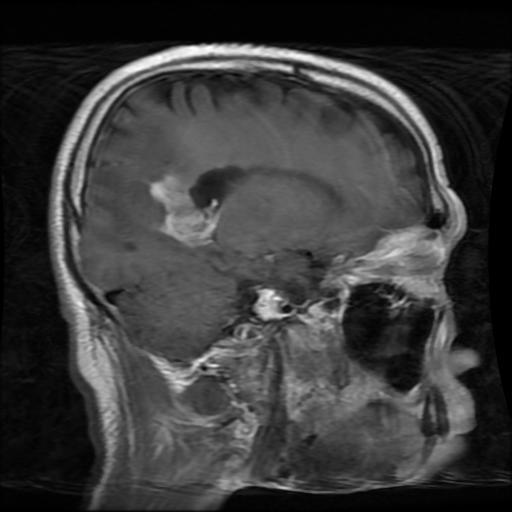
#> input picture dataset/Testing/glioma/Te-gl_101.jpg, 512 x 512 px
$ python -i detect_tumor.py   (imports and definitions only)
#> lines starting #> are read from the running program, lines starting #| are printed output that depends on the picture; after the words box and inside, x2 and y2 are one past the last pixel; in counts of white or black regions, pixels touching at a corner belong together
import cv2
import numpy as np


def detect_tumor(image_path):

#> called with image_path = 'dataset/Testing/glioma/Te-gl_101.jpg'
    image = cv2.imread(image_path)
#> image is the input picture: shape (512, 512, 3); min 0, max 255, mean 58.6

    gray = cv2.cvtColor(image, cv2.COLOR_BGR2GRAY)

    blur = cv2.GaussianBlur(gray, (5,5),0)

    # threshold
    _, thresh = cv2.threshold(blur, 45,255,cv2.THRESH_BINARY)
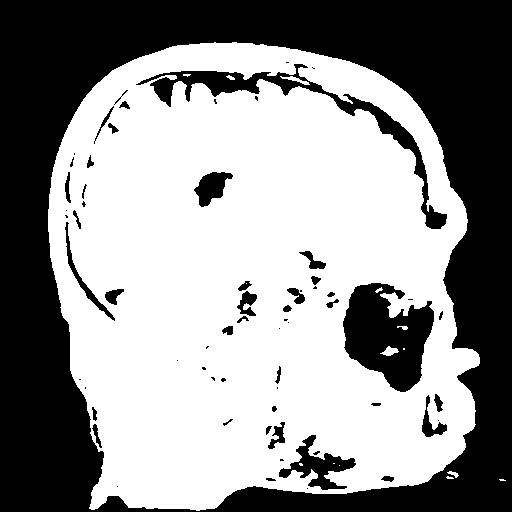
#> thresh: shape (512, 512); 57.2% white; 66 black regions (28 under 20 px)

    # find contours
    contours,_ = cv2.findContours(thresh,cv2.RETR_EXTERNAL,cv2.CHAIN_APPROX_SIMPLE)
#> contours = 4 contours, 2 with area under 20; largest, box (x1, y1, x2, y2) and area: (48, 42, 480, 511) 165454, (447, 471, 459, 478) 26

    for cnt in contours:

        area = cv2.contourArea(cnt)

        if area > 500:   # remove noise

            (x,y),radius = cv2.minEnclosingCircle(cnt)

            center = (int(x),int(y))

            radius = int(radius)

            cv2.circle(image,center,radius,(0,0,255),3)
#> this loop made 4 passes
#> (area, x, y, radius, center) on pass 4: (165454.5, 248, 296.7, 264, (247, 296))
#> area on pass 3: 26
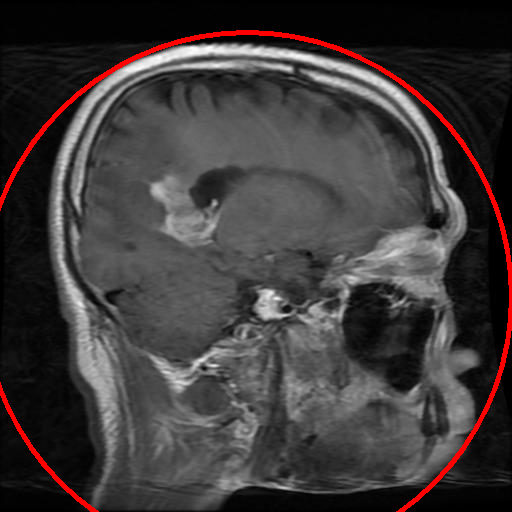
#> image: shape (512, 512, 3); 2.14% of pixels changed, all inside (x1, y1, x2, y2) = (0, 30, 512, 512)

    cv2.imshow("Tumor Detection", image)

    cv2.waitKey(0)

    cv2.destroyAllWindows()

>>> result = detect_tumor('dataset/Testing/glioma/Te-gl_101.jpg')

$ run again, on dataset/Testing/glioma/Te-gl_102.jpg
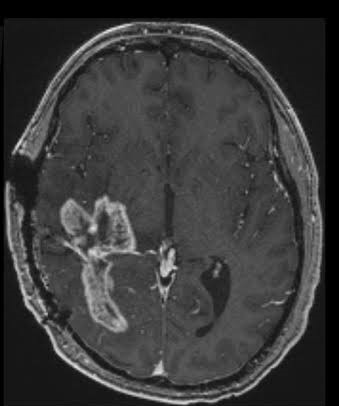
#> input picture dataset/Testing/glioma/Te-gl_102.jpg, 339 x 406 px
#> in detect_tumor, image is the input picture: shape (406, 339, 3); min 0, max 232, mean 58.2
#> in detect_tumor, `_, thresh = cv2.threshold(blur, 45,255,cv2.THRESH_BINARY)`:
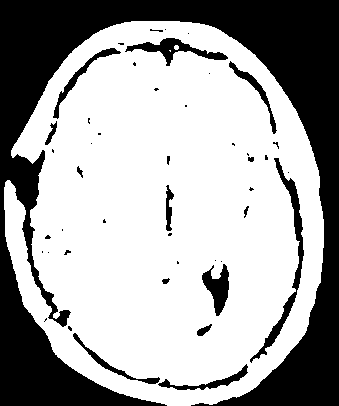
#> thresh: shape (406, 339); 65.4% white; 46 black regions (30 under 20 px)
#> contours = 1 contour; box (x1, y1, x2, y2) and area: (4, 21, 324, 406) 94980
#> the loop in detect_tumor, `for cnt in contours: ` made 1 pass
#> (area, x, y, radius, center) on pass 1: (94980, 169.9, 212.5, 196, (169, 212))
#> after the loop in detect_tumor, `for cnt in contours:`:
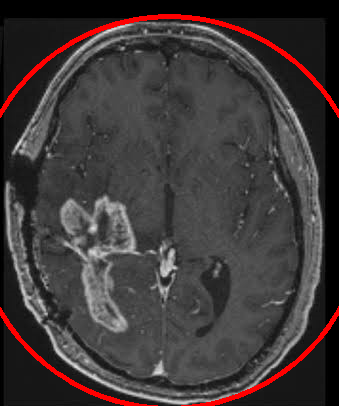
#> image: shape (406, 339, 3); 2.73% of pixels changed, all inside (x1, y1, x2, y2) = (0, 14, 339, 406)

$ run again, on dataset/Testing/glioma/Te-gl_113.jpg
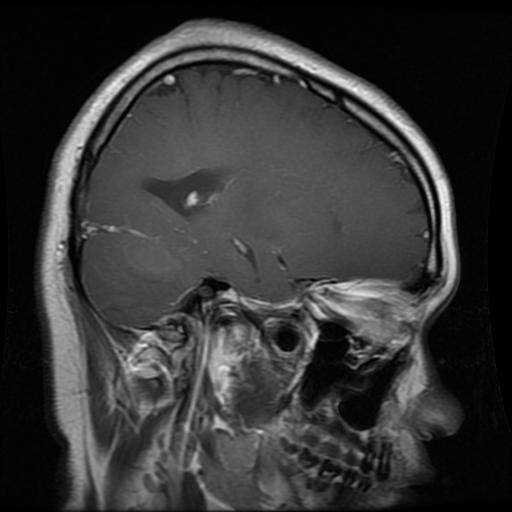
#> input picture dataset/Testing/glioma/Te-gl_113.jpg, 512 x 512 px
#> in detect_tumor, image is the input picture: shape (512, 512, 3); min 0, max 252, mean 54
#> in detect_tumor, `_, thresh = cv2.threshold(blur, 45,255,cv2.THRESH_BINARY)`:
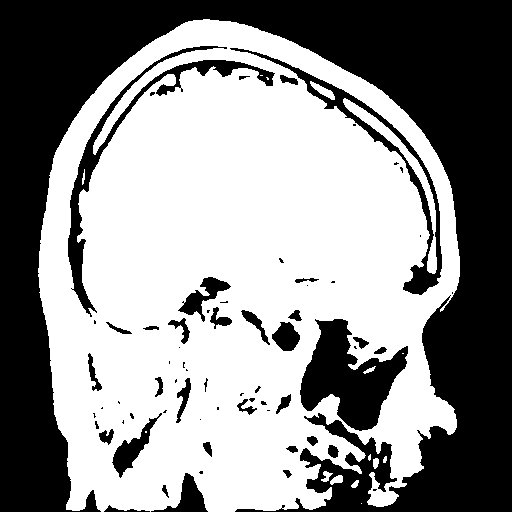
#> thresh: shape (512, 512); 56.2% white; 67 black regions (32 under 20 px)
#> contours = 8 contours, 3 with area under 20; largest, box (x1, y1, x2, y2) and area: (38, 19, 460, 512) 165298, (330, 475, 343, 485) 68, (321, 471, 333, 482) 48, (373, 458, 379, 469) 40, (351, 480, 359, 488) 30
#> the loop in detect_tumor, `for cnt in contours: ` made 8 passes
#> (area, x, y, radius, center) on pass 8: (165298.5, 225, 289.3, 271, (225, 289))
#> after the loop in detect_tumor, `for cnt in contours:`:
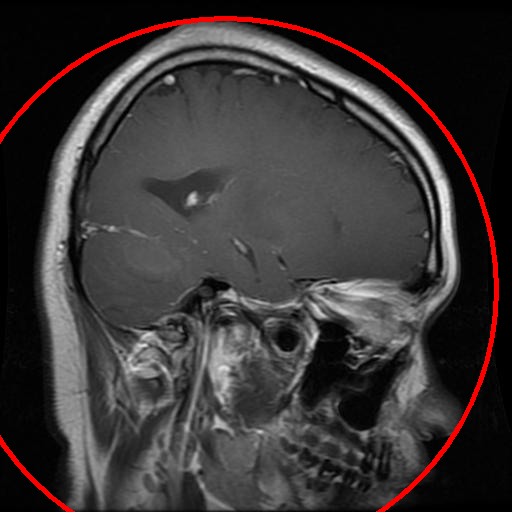
#> image: shape (512, 512, 3); 2% of pixels changed, all inside (x1, y1, x2, y2) = (0, 16, 499, 512)

$ run again, on dataset/Testing/glioma/Te-gl_123.jpg
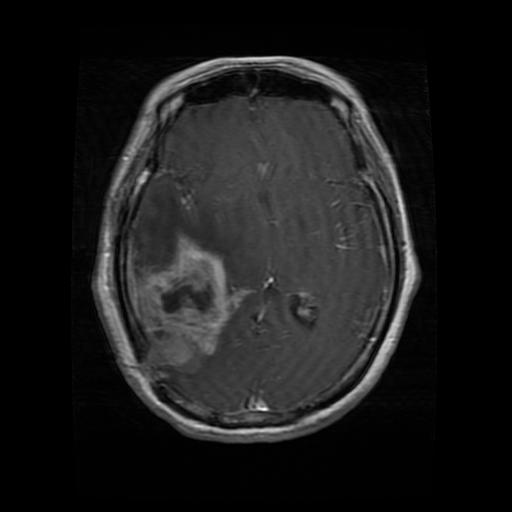
#> input picture dataset/Testing/glioma/Te-gl_123.jpg, 512 x 512 px
#> in detect_tumor, image is the input picture: shape (512, 512, 3); min 0, max 255, mean 26.9
#> in detect_tumor, `_, thresh = cv2.threshold(blur, 45,255,cv2.THRESH_BINARY)`:
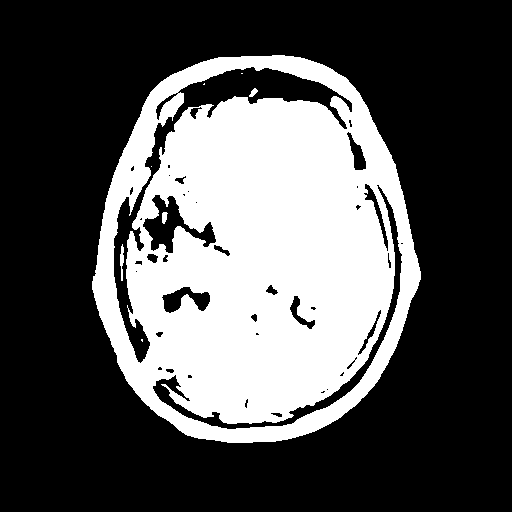
#> thresh: shape (512, 512); 32.7% white; 8 white regions (4 under 20 px)
#> contours = 1 contour; box (x1, y1, x2, y2) and area: (92, 55, 421, 443) 99160
#> the loop in detect_tumor, `for cnt in contours: ` made 1 pass
#> (area, x, y, radius, center) on pass 1: (99159.5, 250.6, 248.1, 197, (250, 248))
#> after the loop in detect_tumor, `for cnt in contours:`:
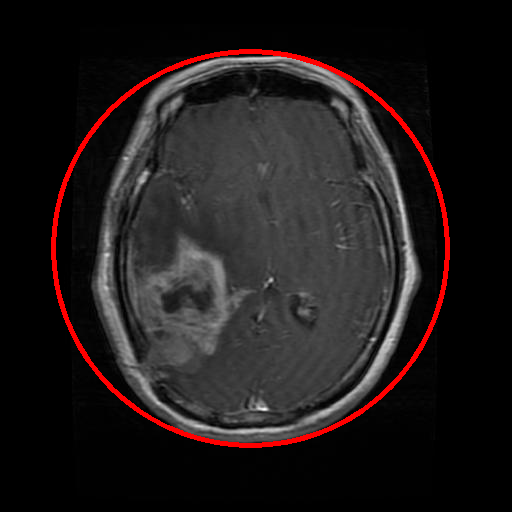
#> image: shape (512, 512, 3); 2.35% of pixels changed, all inside (x1, y1, x2, y2) = (51, 49, 450, 448)
